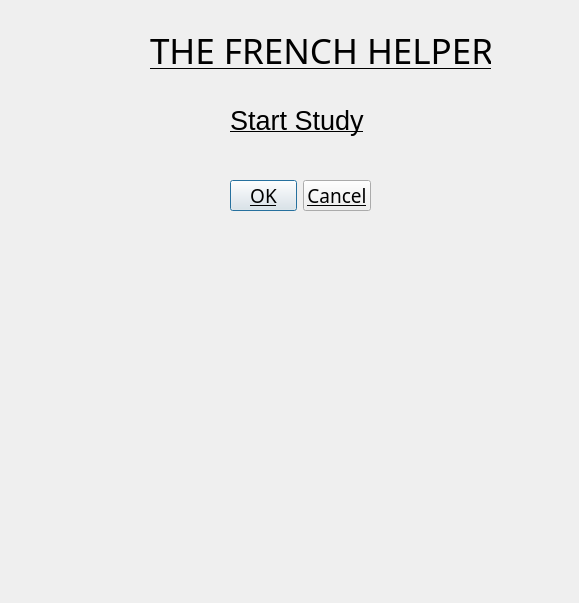
<?xml version="1.0" encoding="UTF-8"?>
<ui version="4.0">
 <class>Dialog</class>
 <widget class="QDialog" name="Dialog">
  <property name="geometry">
   <rect>
    <x>0</x>
    <y>0</y>
    <width>579</width>
    <height>603</height>
   </rect>
  </property>
  <property name="font">
   <font>
    <family>Microsoft Tai Le</family>
    <pointsize>26</pointsize>
    <underline>true</underline>
   </font>
  </property>
  <property name="windowTitle">
   <string>Dialog</string>
  </property>
  <widget class="QDialogButtonBox" name="buttonBox">
   <property name="geometry">
    <rect>
     <x>230</x>
     <y>180</y>
     <width>141</width>
     <height>31</height>
    </rect>
   </property>
   <property name="font">
    <font>
     <family>MoolBoran</family>
     <pointsize>14</pointsize>
    </font>
   </property>
   <property name="orientation">
    <enum>Qt::Horizontal</enum>
   </property>
   <property name="standardButtons">
    <set>QDialogButtonBox::Cancel|QDialogButtonBox::Ok</set>
   </property>
  </widget>
  <widget class="QLabel" name="label">
   <property name="geometry">
    <rect>
     <x>150</x>
     <y>20</y>
     <width>341</width>
     <height>61</height>
    </rect>
   </property>
   <property name="text">
    <string>THE FRENCH HELPER</string>
   </property>
  </widget>
  <widget class="QLabel" name="label_2">
   <property name="geometry">
    <rect>
     <x>230</x>
     <y>100</y>
     <width>141</width>
     <height>41</height>
    </rect>
   </property>
   <property name="font">
    <font>
     <family>Microsoft JhengHei UI</family>
     <pointsize>20</pointsize>
    </font>
   </property>
   <property name="text">
    <string>Start Study</string>
   </property>
  </widget>
 </widget>
 <resources/>
 <connections>
  <connection>
   <sender>buttonBox</sender>
   <signal>accepted()</signal>
   <receiver>Dialog</receiver>
   <slot>accept()</slot>
   <hints>
    <hint type="sourcelabel">
     <x>248</x>
     <y>254</y>
    </hint>
    <hint type="destinationlabel">
     <x>157</x>
     <y>274</y>
    </hint>
   </hints>
  </connection>
  <connection>
   <sender>buttonBox</sender>
   <signal>rejected()</signal>
   <receiver>Dialog</receiver>
   <slot>reject()</slot>
   <hints>
    <hint type="sourcelabel">
     <x>316</x>
     <y>260</y>
    </hint>
    <hint type="destinationlabel">
     <x>286</x>
     <y>274</y>
    </hint>
   </hints>
  </connection>
 </connections>
</ui>
